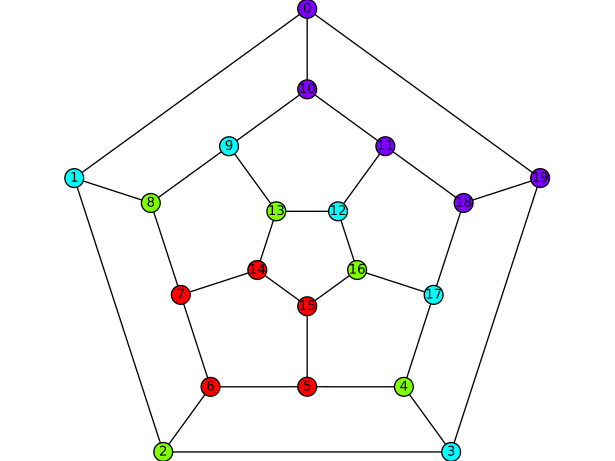

Python code for this plot:
D = graphs.DodecahedralGraph()
Pi = [[6, 5, 15, 14, 7], [16, 13, 8, 2, 4],
      [12, 17, 9, 3, 1], [0, 19, 18, 10, 11]]
sphinx_plot(D.plot(partition=Pi))
